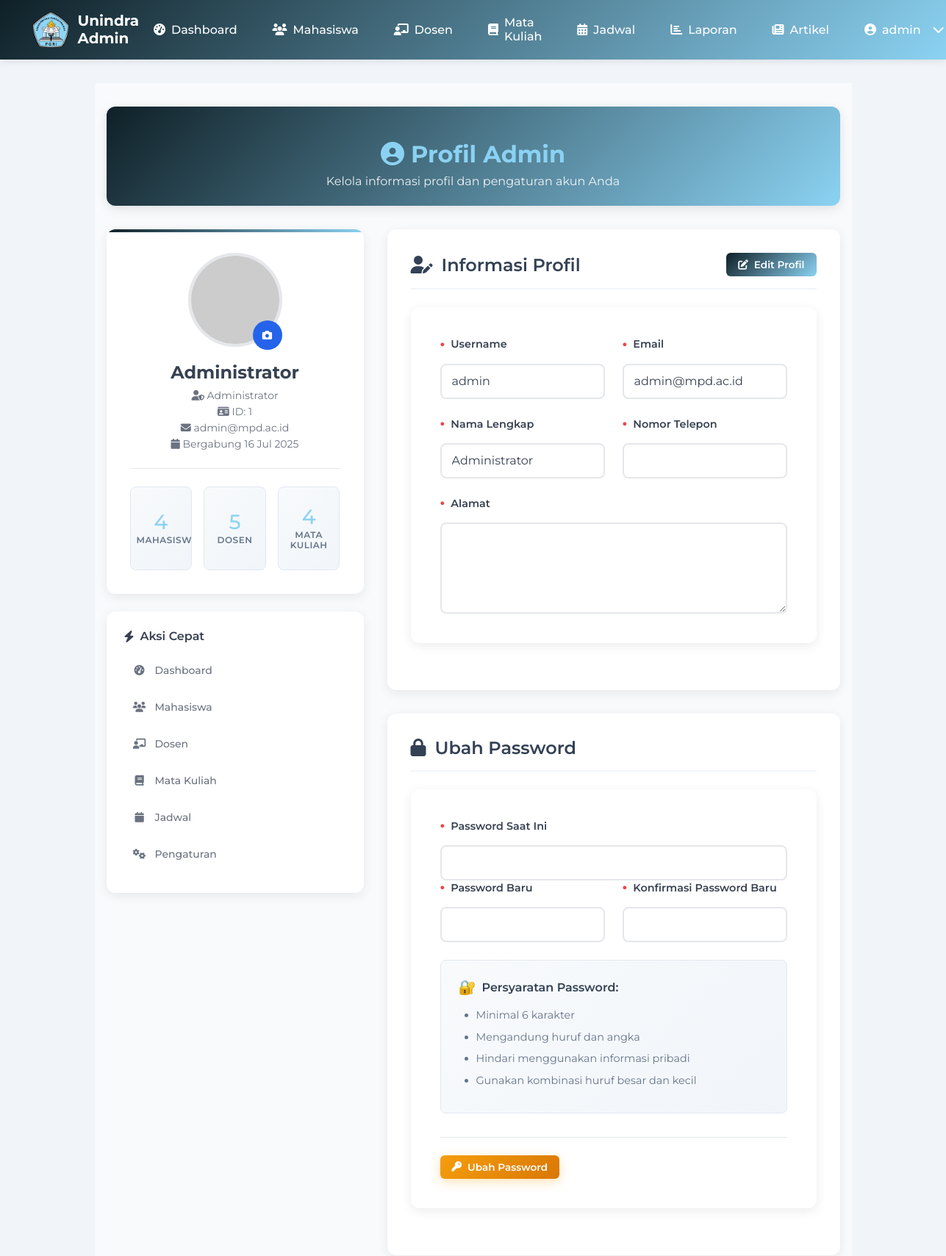
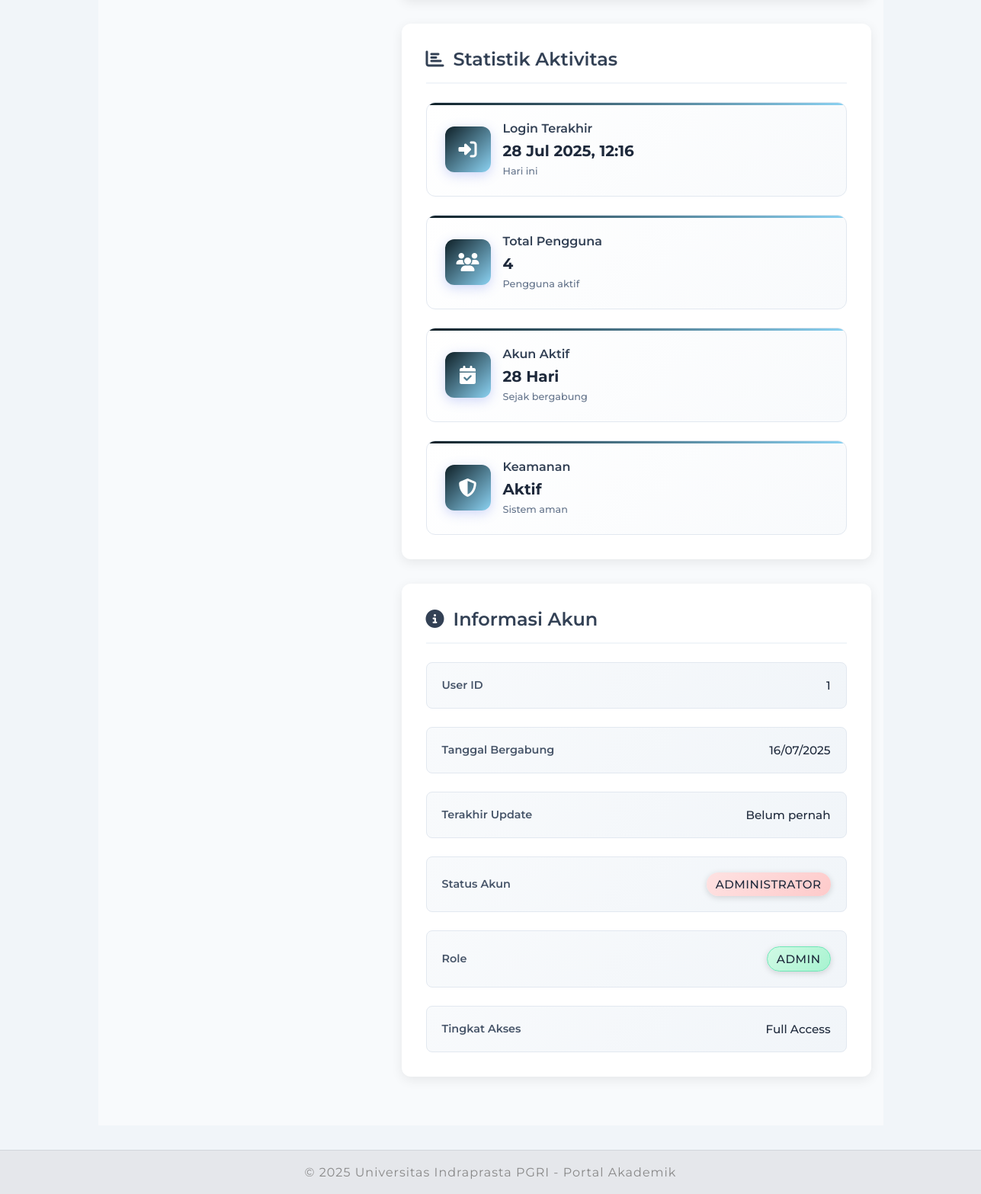
Screenshot of /admin/profile.php (signed in) with the database file from the repository (2 pictures, top to bottom).
### tables this page shows
CREATE TABLE `users` (
  `id` int(11) NOT NULL,
  `username` varchar(50) NOT NULL,
  `password` varchar(255) NOT NULL,
  `role` varchar(20) NOT NULL,
  `full_name` varchar(100) DEFAULT NULL,
  `nip` varchar(20) DEFAULT NULL,
  `email` varchar(100) DEFAULT NULL,
  `phone` varchar(20) DEFAULT NULL,
  `alamat` text DEFAULT NULL,
  `profile_photo` varchar(255) DEFAULT 'avatar-1.jpg',
  `created_at` datetime DEFAULT current_timestamp(),
  `last_login` datetime DEFAULT NULL
);

### admin/profile.php (the view, shortened to what the rows shown need)
<?php
require_once '../koneksi.php';
require_once '../classes/UserManager.php';
$userManager = new UserManager($conn);
$user_id = $_SESSION['user_id'];
try {
    $user = $userManager->getUserById($user_id);
} catch (Exception $e) {
    error_log("Error getting user: " . $e->getMessage());
    session_destroy();
    header("Location: ../login.php");
    exit();
}
?>
<!DOCTYPE html>
<html lang="id">
<head>
    <link rel="stylesheet" href="../assets/css/style.css">
    <link rel="stylesheet" href="../assets/css/admin.css">
    <link rel="stylesheet" href="https://cdnjs.cloudflare.com/ajax/libs/font-awesome/6.4.0/css/all.min.css">
</head>
<body>
    <main>
        <div class="dashboard-container">
            <div class="dashboard-header">
                <h1><i class="fas fa-user-circle"></i> Profil Admin</h1>
            </div>
            <div class="profile-layout">
                <div class="profile-sidebar">
                    <div class="profile-card">
                        <div class="profile-info">
                            <h3><?php echo htmlspecialchars($user['full_name'] ?? $user['username']); ?></h3>
                            <p class="profile-role">
                                <i class="fas fa-user-shield"></i> Administrator
                            </p>
                            <p class="profile-id">
                                <i class="fas fa-id-card"></i> ID: <?php echo htmlspecialchars($user['id']); ?>
                            </p>
                            <p class="profile-email">
                                <i class="fas fa-envelope"></i> <?php echo htmlspecialchars($user['email']); ?>
                            </p>
                            <p class="profile-join-date">
                                <i class="fas fa-calendar"></i> Bergabung <?php echo date('d M Y', strtotime($user['created_at'])); ?>
                            </p>
                        </div>
                    </div>
                </div>
                <div class="profile-content">
                    <div class="content-section">
                        <div class="section-header">
                            <h2><i class="fas fa-user-edit"></i> Informasi Profil</h2>
                        </div>
                        <div class="form-container form-spacious">
                            <form method="POST" action="" id="profileForm">
                                <div class="form-row form-row-enhanced">
                                    <div class="form-group form-group-enhanced">
                                        <label for="username">Username</label>
                                        <input type="text" id="username" name="username" class="form-control"
                                               value="<?php echo htmlspecialchars($user['username']); ?>" readonly>
                                    </div>
                                    <div class="form-group form-group-enhanced">
                                        <label for="email">Email</label>
                                        <input type="email" id="email" name="email" class="form-control"
                                               value="<?php echo htmlspecialchars($user['email'] ?? ''); ?>" readonly>
                                    </div>
                                </div>
                                <div class="form-row form-row-enhanced">
                                    <div class="form-group form-group-enhanced">
                                        <label for="full_name">Nama Lengkap</label>
                                        <input type="text" id="full_name" name="full_name" class="form-control"
                                               value="<?php echo htmlspecialchars($user['full_name'] ?? ''); ?>" readonly>
                                    </div>
                                </div>
                            </form>
                        </div>
                    </div>
                    <div class="content-section">
                        <div class="section-header">
                            <h2><i class="fas fa-lock"></i> Ubah Password</h2>
                        </div>
                    </div>
                    <div class="content-section">
                        <div class="section-header">
                            <h2><i class="fas fa-chart-bar"></i> Statistik Aktivitas</h2>
                        </div>
                    </div>
                    <div class="content-section">
                        <div class="section-header">
                            <h2><i class="fas fa-info-circle"></i> Informasi Akun</h2>
                        </div>
                        <div class="info-container">
                            <div class="info-grid">
                                <div class="info-item">
                                    <label>User ID</label>
                                    <span><?php echo $user['id']; ?></span>
                                </div>
                                <div class="info-item">
                                    <label>Tanggal Bergabung</label>
                                    <span><?php echo isset($user['created_at']) ? date('d/m/Y', strtotime($user['created_at'])) : 'Tidak tersedia'; ?></span>
                                </div>
                                <div class="info-item">
                                    <label>Role</label>
                                    <span class="status-badge status-active"><?php echo ucfirst($user['role']); ?></span>
                                </div>
                            </div>
                        </div>
                    </div>
                </div>
            </div>
        </div>
    </main>
</body>
</html>

### rows the page displays
users: full_name "Administrator", id "1", email "admin@mpd.ac.id", created_at "16 Jul 2025", username "admin", created_at "16/07/2025", role "ADMIN"

### other values shown
$_SESSION['username'] "admin"
$stats['total_students'] ?: 0 "4"
$stats['total_lecturers'] ?: 0 "5"
$stats['total_courses'] ?: 0 "4"
$stats['total_users'] "4"
